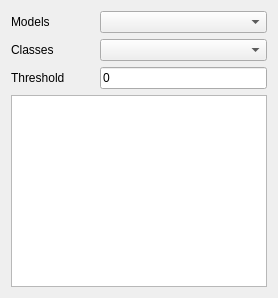
             <widget class="QWidget" name="tab_8">
              <attribute name="title">
               <string>AI Models</string>
              </attribute>
              <layout class="QGridLayout" name="gridLayout_17">
               <item row="1" column="1" colspan="2">
                <widget class="QComboBox" name="combo_box_classes_ai"/>
               </item>
               <item row="0" column="1" colspan="2">
                <widget class="QComboBox" name="combo_box_model_ai"/>
               </item>
               <item row="0" column="0">
                <widget class="QLabel" name="label_26">
                 <property name="text">
                  <string>Models</string>
                 </property>
                </widget>
               </item>
               <item row="3" column="0" colspan="3">
                <widget class="QTableWidget" name="table_widget_classes_ai_teaching"/>
               </item>
               <item row="2" column="1" colspan="2">
                <widget class="QLineEdit" name="line_edit_threshold">
                 <property name="text">
                  <string>0</string>
                 </property>
                </widget>
               </item>
               <item row="1" column="0">
                <widget class="QLabel" name="label_15">
                 <property name="text">
                  <string>Classes</string>
                 </property>
                </widget>
               </item>
               <item row="2" column="0">
                <widget class="QLabel" name="label_27">
                 <property name="text">
                  <string>Threshold</string>
                 </property>
                </widget>
               </item>
              </layout>
             </widget>
